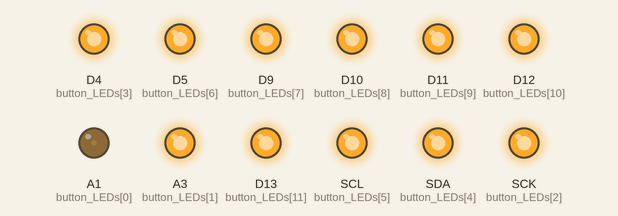
A program run on a simulated CircuitPython board. Shown: output pins drawn as LEDs (lit = HIGH).

Above: at 0.05 s.
At 0.3 s:
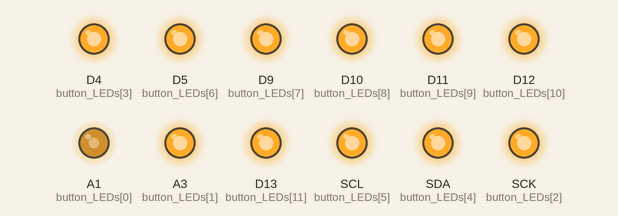
At 0.45 s:
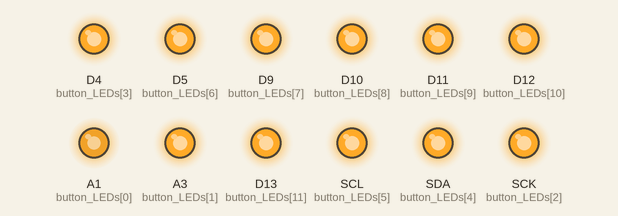
At 0.85 s:
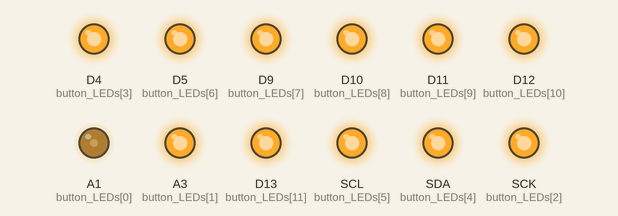
Timing chart, 0 to 3.0 s (numbered marks = the images above):
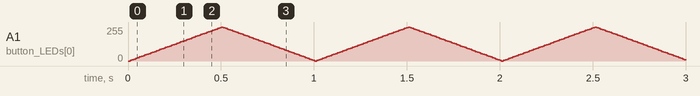

The program:

main-pwm.py
```python
# Some code snippets for when I was trying PWM.
#

import time
import board
import busio
import digitalio
import pwmio
import keypad

LED_BRIGHTNESS = 30000   # max is 65535

# Button LED PWM controls
#
# Originally I was going to PWM each LED, but I wasn't able to source enough current for each LED
# since the forward voltage of the diode is 3.3V. So I switched to a 58711 LED controller chip.
# Just leaving this in here for reference.
#
# https://learn.adafruit.com/adafruit-feather-m4-express-atsamd51/circuitpython-pwm
# https://docs.circuitpython.org/en/latest/shared-bindings/pwmio/index.html

button_LED_pins = [
    board.A1,
    board.A3,
    board.SCK,
    board.D4,
    board.SDA,
    board.SCL,
    board.D5,
    board.D9,
    board.D10,
    board.D11,
    board.D12,
    board.D13
]

button_LEDs = [
    pwmio.PWMOut(board.A1, frequency=5000, duty_cycle=LED_BRIGHTNESS),
    pwmio.PWMOut(board.A3, frequency=5000, duty_cycle=LED_BRIGHTNESS),
    pwmio.PWMOut(board.SCK, frequency=5000, duty_cycle=LED_BRIGHTNESS),
    pwmio.PWMOut(board.D4, frequency=5000, duty_cycle=LED_BRIGHTNESS),
    pwmio.PWMOut(board.SDA, frequency=5000, duty_cycle=LED_BRIGHTNESS),
    pwmio.PWMOut(board.SCL, frequency=5000, duty_cycle=LED_BRIGHTNESS),
    pwmio.PWMOut(board.D5, frequency=5000, duty_cycle=LED_BRIGHTNESS),
    pwmio.PWMOut(board.D9, frequency=5000, duty_cycle=LED_BRIGHTNESS),
    pwmio.PWMOut(board.D10, frequency=5000, duty_cycle=LED_BRIGHTNESS),
    pwmio.PWMOut(board.D11, frequency=5000, duty_cycle=LED_BRIGHTNESS),
    pwmio.PWMOut(board.D12, frequency=5000, duty_cycle=LED_BRIGHTNESS),
    pwmio.PWMOut(board.D13, frequency=5000, duty_cycle=LED_BRIGHTNESS)
]

button_LEDs_on = [
    digitalio.DigitalInOut(board.A1),
    digitalio.DigitalInOut(board.A3),
    digitalio.DigitalInOut(board.SCK),
    digitalio.DigitalInOut(board.D4),
    digitalio.DigitalInOut(board.SDA),
    digitalio.DigitalInOut(board.SCL),
    digitalio.DigitalInOut(board.D5),
    digitalio.DigitalInOut(board.D9),
    digitalio.DigitalInOut(board.D10),
    digitalio.DigitalInOut(board.D11),
    digitalio.DigitalInOut(board.D12),
    digitalio.DigitalInOut(board.D13)
]

for button in button_LEDs_on:
    button.direction = digitalio.Direction.OUTPUT
    button.value = True

# Main event loop
while True:

    # Test code to cycle button brightness
    for i in range(100):
        # PWM LED up and down
        if i < 50:
            button_LEDs[0].duty_cycle = int(i * 2 * 65535 / 100)  # Up
        else:
            button_LEDs[0].duty_cycle = 65535 - int((i - 50) * 2 * 65535 / 100)
        time.sleep(0.01)


    # TODO adjust as needed
    # time.sleep(0.02)
```
